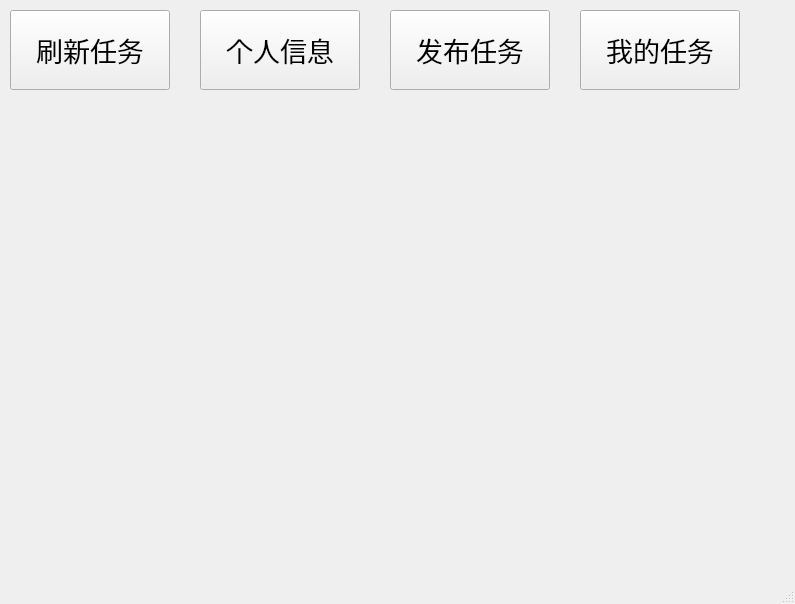
<?xml version="1.0" encoding="UTF-8"?>
<ui version="4.0">
 <class>MyWindow</class>
 <widget class="QMainWindow" name="MyWindow">
  <property name="geometry">
   <rect>
    <x>0</x>
    <y>0</y>
    <width>795</width>
    <height>604</height>
   </rect>
  </property>
  <property name="windowTitle">
   <string>MainWindow</string>
  </property>
  <widget class="QWidget" name="centralwidget">
   <widget class="QPushButton" name="Personnal">
    <property name="geometry">
     <rect>
      <x>200</x>
      <y>10</y>
      <width>160</width>
      <height>80</height>
     </rect>
    </property>
    <property name="font">
     <font>
      <family>Arial</family>
      <pointsize>20</pointsize>
     </font>
    </property>
    <property name="text">
     <string>个人信息</string>
    </property>
   </widget>
   <widget class="QPushButton" name="Flash">
    <property name="geometry">
     <rect>
      <x>10</x>
      <y>10</y>
      <width>160</width>
      <height>80</height>
     </rect>
    </property>
    <property name="font">
     <font>
      <family>Arial</family>
      <pointsize>20</pointsize>
     </font>
    </property>
    <property name="text">
     <string>刷新任务</string>
    </property>
   </widget>
   <widget class="QPushButton" name="Publish">
    <property name="geometry">
     <rect>
      <x>390</x>
      <y>10</y>
      <width>160</width>
      <height>80</height>
     </rect>
    </property>
    <property name="font">
     <font>
      <family>Arial</family>
      <pointsize>20</pointsize>
     </font>
    </property>
    <property name="text">
     <string>发布任务</string>
    </property>
   </widget>
   <widget class="QPushButton" name="Myjob">
    <property name="geometry">
     <rect>
      <x>580</x>
      <y>10</y>
      <width>160</width>
      <height>80</height>
     </rect>
    </property>
    <property name="font">
     <font>
      <family>Arial</family>
      <pointsize>20</pointsize>
     </font>
    </property>
    <property name="text">
     <string>我的任务</string>
    </property>
   </widget>
  </widget>
  <widget class="QStatusBar" name="statusbar"/>
 </widget>
 <resources/>
 <connections/>
</ui>
